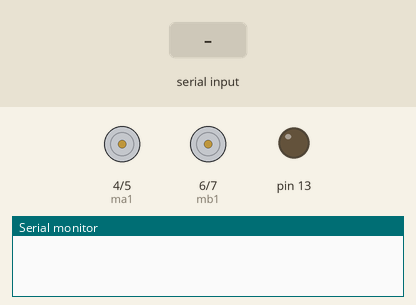
Simulated run of this sketch. Board: Arduino Uno, built with avr-gcc and run on an emulated ATmega328P. Parts: motor-driver pin pairs drawn as motors (green arrow = first pin HIGH = forward, orange = second pin HIGH = backward, longer = more drive), output pins drawn as LEDs (lit = HIGH), the last lines printed to the serial monitor. The inputs (shaded band) are chosen by the test bench.

Above: at 1.2 s.
1.3 s: "2\n" received over Serial
At 2.5 s:
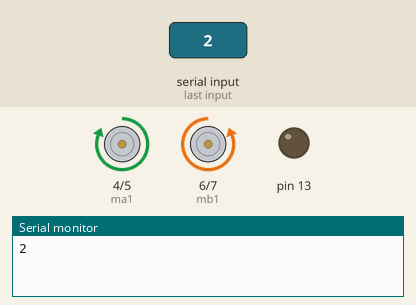
2.8 s: byte 51 ('3') received over Serial
At 3.8 s:
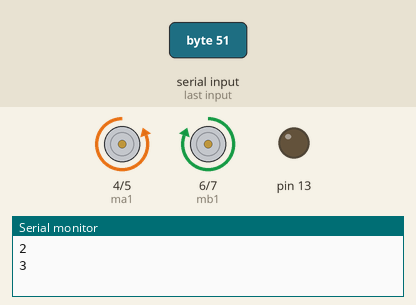
4.3 s: byte 49 ('1') received over Serial
At 4.9 s:
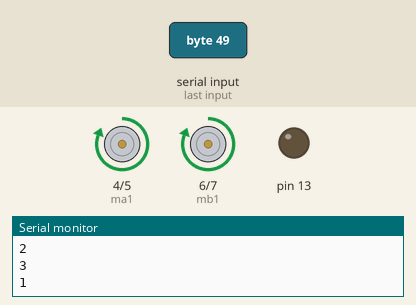
5.8 s: byte 48 ('0') received over Serial
At 6.1 s:
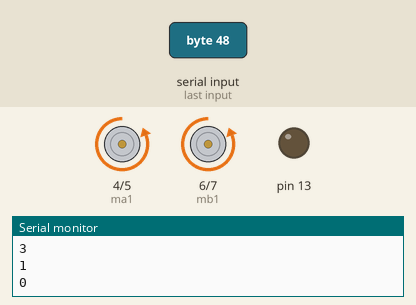
7.3 s: "3\n" received over Serial
At 8.4 s:
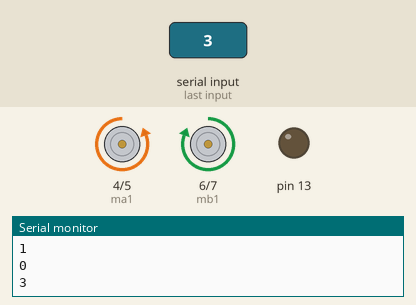
8.8 s: "1\n" received over Serial
At 9.5 s:
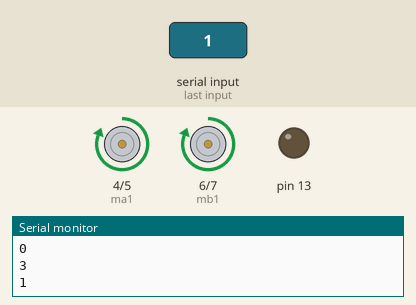
Timing chart, 0 to 11.3 s (numbered marks = the images above; inputs shaded):
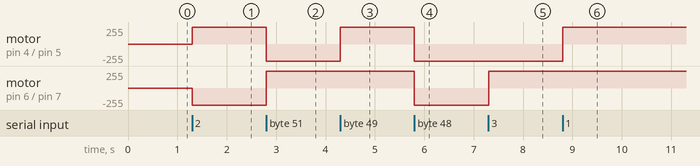

The sketch:

buetooth_basics.ino
```cpp
char data = 0;
int ma1=4;
int ma2=5;
int mb1=6;
int mb2=7;
void setup()
{
  Serial.begin(9600);
  pinMode(13, OUTPUT);
  pinMode(ma1, OUTPUT);
  pinMode(ma2, OUTPUT);
  pinMode(mb1, OUTPUT);
  pinMode(mb2, OUTPUT);
}
void loop()
{
  if(Serial.available() > 0)
  {
    data = Serial.read();
    Serial.print(data);
    Serial.print("\n");
    if(data == '2')
     {
      digitalWrite(mb1, LOW);
      digitalWrite(mb2,HIGH);
      digitalWrite(ma1, HIGH);
      digitalWrite(ma2,LOW);
     }
    else if(data == '3')
      {
      digitalWrite(mb1, HIGH);
      digitalWrite(mb2,LOW);
      digitalWrite(ma1, LOW);
      digitalWrite(ma2,HIGH);
      }
      else if(data=='1'){
        digitalWrite(mb1, HIGH);
      digitalWrite(mb2,LOW);
      digitalWrite(ma1, HIGH);
      digitalWrite(ma2,LOW);
        }

      else if(data=='0'){
        digitalWrite(mb1, LOW);
      digitalWrite(mb2,HIGH);
      digitalWrite(ma1, LOW);
      digitalWrite(ma2,HIGH);

        }
  }

}
```

Measured:
- after the input at 1.3 s, motor on pin 4 (ma1) / pin 5 (ma2): stopped → forward 255/255 at once; motor on pin 6 (mb1) / pin 7 (mb2): stopped → backward 255/255 at once
- after the input at 2.8 s, motor on pin 4 (ma1) / pin 5 (ma2): forward 255/255 → backward 255/255 at once; motor on pin 6 (mb1) / pin 7 (mb2): backward 255/255 → forward 255/255 at once
- after the input at 4.3 s, motor on pin 4 (ma1) / pin 5 (ma2): backward 255/255 → forward 255/255 at once
- after the input at 5.8 s, motor on pin 4 (ma1) / pin 5 (ma2), motor on pin 6 (mb1) / pin 7 (mb2): forward 255/255 → backward 255/255 at once
- after the input at 7.3 s, motor on pin 6 (mb1) / pin 7 (mb2): backward 255/255 → forward 255/255 at once
- after the input at 8.8 s, motor on pin 4 (ma1) / pin 5 (ma2): backward 255/255 → forward 255/255 at once
